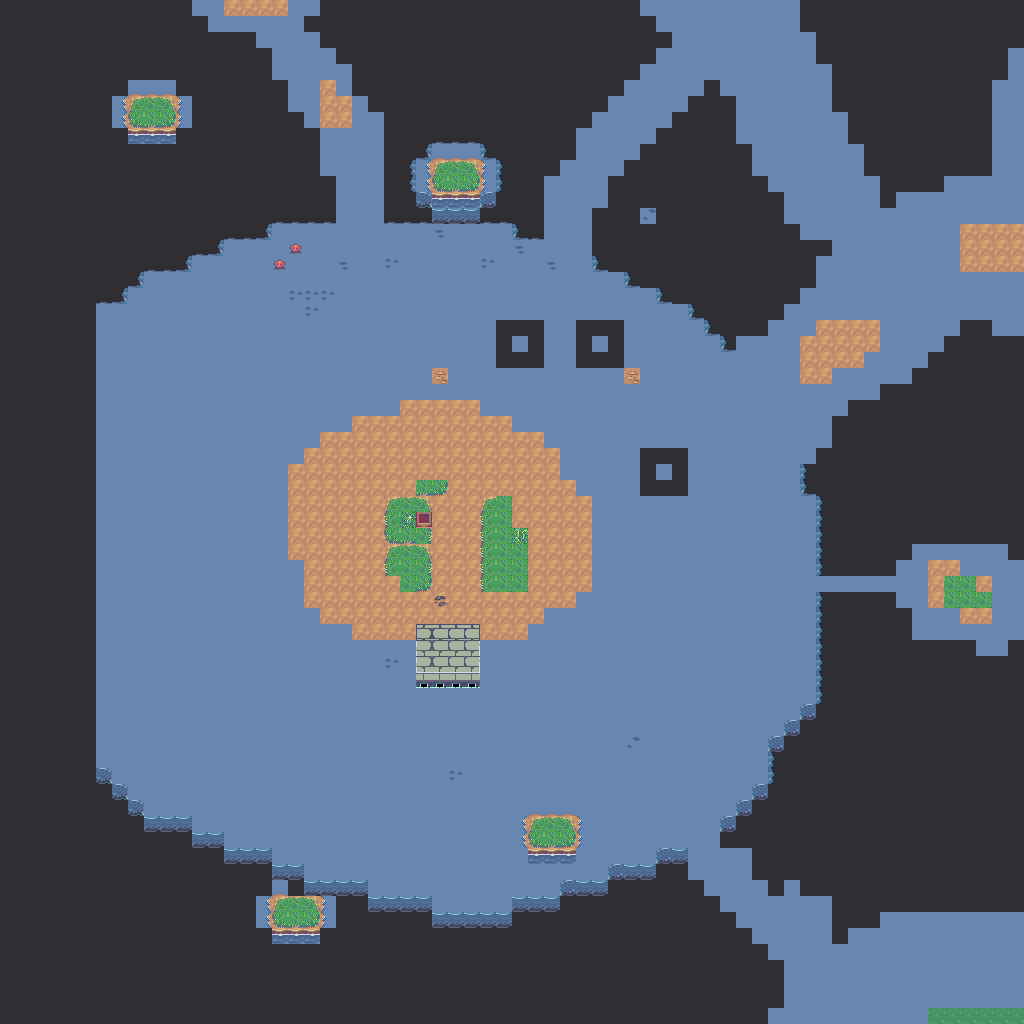

Tiled map render using the project's own tile images. Description and the map definition, with tile-layer contents summarised, below:
An orthogonal 64x64 tile map with 16x16 px tiles, 5 tile layers (background, midground, buildings, foreground, ...), 2 tilesets and 4 objects.

<map version="1.2" tiledversion="1.3.0" orientation="orthogonal" renderorder="right-down" compressionlevel="0" width="64" height="64" tilewidth="16" tileheight="16" infinite="0" nextlayerid="13" nextobjectid="84">
 <tileset firstgid="1" source="BackgroundMasterSpriteSheet.tsx" />
 <tileset firstgid="10001" source="ForegroundTileset.tsx" />
 <layer id="1" name="background" width="64" height="64">
  <data>[4096 cells, 4096 non-empty, 29 distinct tile ids]</data>
 </layer>
 <layer id="3" name="midground" width="64" height="64">
  <data>[4096 cells, 72 non-empty, 14 distinct tile ids]</data>
 </layer>
 <layer id="2" name="buildings" width="64" height="64">
  <data>[4096 cells, 0 non-empty, 0 distinct tile ids]</data>
 </layer>
 <layer id="4" name="foreground" width="64" height="64">
  <data>[4096 cells, 0 non-empty, 0 distinct tile ids]</data>
 </layer>
 <layer id="6" name="front" width="64" height="64">
  <data>[4096 cells, 0 non-empty, 0 distinct tile ids]</data>
 </layer>
 <objectgroup id="5" name="Portal" />
 <objectgroup id="12" name="CharacterSpawnZone" />
 <objectgroup id="9" name="SpecialZone">
  <object id="61" x="432" y="688" width="16" height="48">
   <properties>
    <property name="train" value="dock" />
   </properties>
  </object>
  <object id="63" x="438" y="648" width="18" height="17.5588">
   <properties>
    <property name="passenger" value="loading" />
   </properties>
  </object>
 </objectgroup>
 <objectgroup id="11" name="MusicZones">
  <object id="80" x="236" y="377" width="427" height="310">
   <properties>
    <property name="Playlist" value="LullabyTown" />
   </properties>
  </object>
  <object id="82" x="709" y="108" width="210" height="249">
   <properties>
    <property name="Playlist" value="MainMenu-SaveMenu" />
   </properties>
  </object>
 </objectgroup>
 <objectgroup id="10" name="ComplexShapes" />
</map>
